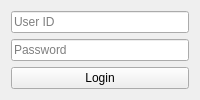
<?xml version="1.0" encoding="UTF-8"?>
<ui version="4.0">
    <class>LoginWindow</class>
    <widget class="QWidget" name="LoginWindow">
        <layout class="QVBoxLayout" name="verticalLayout">
            <item>
                <widget class="QLineEdit" name="idEdit">
                    <property name="placeholderText">
                        <string>User ID</string>
                    </property>
                </widget>
            </item>
            <item>
                <widget class="QLineEdit" name="passwordEdit">
                    <property name="echoMode">
                        <enum>QLineEdit::Password</enum>
                    </property>
                    <property name="placeholderText">
                        <string>Password</string>
                    </property>
                </widget>
            </item>
            <item>
                <widget class="QPushButton" name="loginButton">
                    <property name="text">
                        <string>Login</string>
                    </property>
                </widget>
            </item>
        </layout>
    </widget>
    <resources/>
    <connections/>
</ui>
